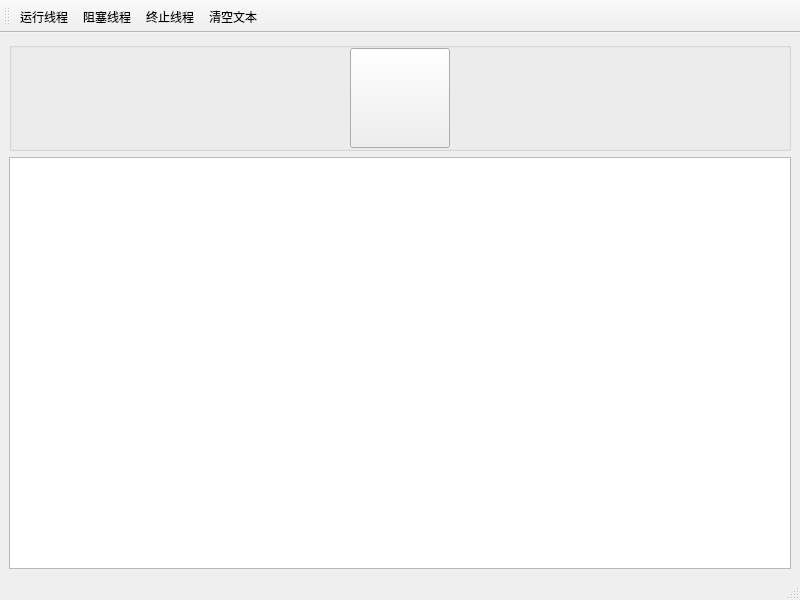
<?xml version="1.0" encoding="UTF-8"?>
<ui version="4.0">
 <class>Fortune</class>
 <widget class="QMainWindow" name="Fortune">
  <property name="geometry">
   <rect>
    <x>0</x>
    <y>0</y>
    <width>800</width>
    <height>600</height>
   </rect>
  </property>
  <property name="windowTitle">
   <string>Fortune</string>
  </property>
  <widget class="QWidget" name="Q_Central">
   <layout class="QVBoxLayout" name="verticalLayout">
    <item>
     <widget class="QGroupBox" name="GB_Dice">
      <property name="sizePolicy">
       <sizepolicy hsizetype="Expanding" vsizetype="Fixed">
        <horstretch>0</horstretch>
        <verstretch>0</verstretch>
       </sizepolicy>
      </property>
      <property name="title">
       <string/>
      </property>
      <layout class="QHBoxLayout" name="horizontalLayout">
       <property name="spacing">
        <number>0</number>
       </property>
       <property name="leftMargin">
        <number>0</number>
       </property>
       <property name="topMargin">
        <number>0</number>
       </property>
       <property name="rightMargin">
        <number>0</number>
       </property>
       <property name="bottomMargin">
        <number>0</number>
       </property>
       <item>
        <widget class="QToolButton" name="TB_Dice">
         <property name="minimumSize">
          <size>
           <width>100</width>
           <height>100</height>
          </size>
         </property>
         <property name="maximumSize">
          <size>
           <width>100</width>
           <height>100</height>
          </size>
         </property>
         <property name="text">
          <string/>
         </property>
         <property name="icon">
          <iconset resource="images.qrc">
           <normaloff>:/images/dice/dice_0.png</normaloff>:/images/dice/dice_0.png</iconset>
         </property>
         <property name="iconSize">
          <size>
           <width>100</width>
           <height>100</height>
          </size>
         </property>
        </widget>
       </item>
      </layout>
     </widget>
    </item>
    <item>
     <widget class="QPlainTextEdit" name="PTE_Logging">
      <property name="sizePolicy">
       <sizepolicy hsizetype="Expanding" vsizetype="Expanding">
        <horstretch>0</horstretch>
        <verstretch>0</verstretch>
       </sizepolicy>
      </property>
      <property name="minimumSize">
       <size>
        <width>0</width>
        <height>0</height>
       </size>
      </property>
      <property name="maximumSize">
       <size>
        <width>16777215</width>
        <height>16777215</height>
       </size>
      </property>
     </widget>
    </item>
   </layout>
  </widget>
  <widget class="QMenuBar" name="MB_Menu">
   <property name="geometry">
    <rect>
     <x>0</x>
     <y>0</y>
     <width>800</width>
     <height>30</height>
    </rect>
   </property>
  </widget>
  <widget class="QStatusBar" name="SB_Status"/>
  <widget class="QToolBar" name="TB_Main">
   <property name="windowTitle">
    <string>toolBar</string>
   </property>
   <property name="iconSize">
    <size>
     <width>20</width>
     <height>20</height>
    </size>
   </property>
   <property name="toolButtonStyle">
    <enum>Qt::ToolButtonTextUnderIcon</enum>
   </property>
   <attribute name="toolBarArea">
    <enum>TopToolBarArea</enum>
   </attribute>
   <attribute name="toolBarBreak">
    <bool>false</bool>
   </attribute>
   <addaction name="A_Running"/>
   <addaction name="A_Blocked"/>
   <addaction name="A_Stopped"/>
   <addaction name="A_Clear"/>
  </widget>
  <action name="A_Running">
   <property name="icon">
    <iconset resource="images.qrc">
     <normaloff>:/images/icons/play_circle.png</normaloff>:/images/icons/play_circle.png</iconset>
   </property>
   <property name="text">
    <string>运行线程</string>
   </property>
   <property name="toolTip">
    <string>运行线程</string>
   </property>
  </action>
  <action name="A_Blocked">
   <property name="icon">
    <iconset resource="images.qrc">
     <normaloff>:/images/icons/pause_circle.png</normaloff>:/images/icons/pause_circle.png</iconset>
   </property>
   <property name="text">
    <string>阻塞线程</string>
   </property>
   <property name="toolTip">
    <string>阻塞线程</string>
   </property>
  </action>
  <action name="A_Stopped">
   <property name="icon">
    <iconset resource="images.qrc">
     <normaloff>:/images/icons/stop_circle.png</normaloff>:/images/icons/stop_circle.png</iconset>
   </property>
   <property name="text">
    <string>终止线程</string>
   </property>
   <property name="toolTip">
    <string>终止线程</string>
   </property>
  </action>
  <action name="A_Clear">
   <property name="icon">
    <iconset resource="images.qrc">
     <normaloff>:/images/icons/clear.png</normaloff>:/images/icons/clear.png</iconset>
   </property>
   <property name="text">
    <string>清空文本</string>
   </property>
   <property name="toolTip">
    <string>清空文本</string>
   </property>
  </action>
 </widget>
 <resources>
  <include location="images.qrc"/>
 </resources>
 <connections/>
</ui>
